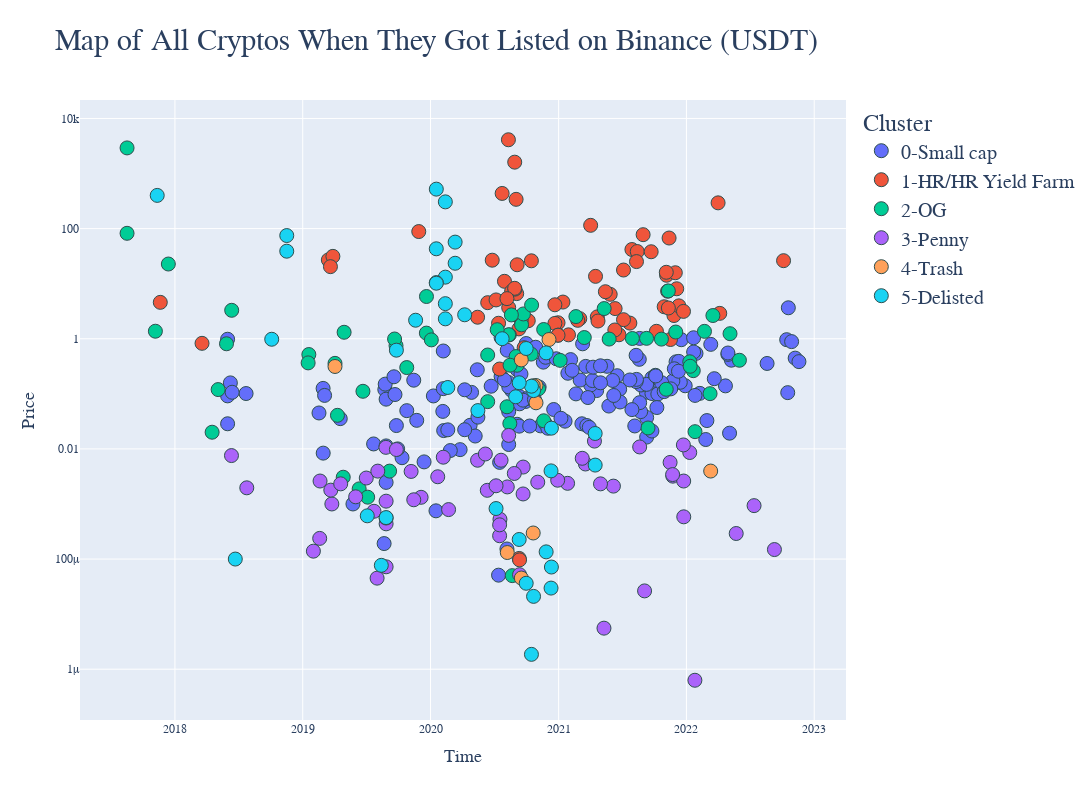

Notebook cell for this chart:
### Code cell
# Plot using plotly to map the time series of cryptos when it was created

fig = px.scatter(data_frame = crypto_age_kmeans.sort_values(by='Cluster'), 
                 x='Time', 
                 y='Price', 
                 log_y=True, 
                 title='Map of All Cryptos When They Got Listed on Binance (USDT)', 
                 hover_name='symbol', 
                 color='Cluster',
                 color_discrete_sequence=['#636EFA', '#EF553B', '#00CC96', '#AB63FA', '#FFA15A', '#19D3F3'],
                 width=1300, height=800
                 )
fig.update_yaxes(title_font=dict(size=18, family="Arial Black"), tickfont_family="Arial Black")
fig.update_xaxes(title_font=dict(size=18, family="Arial Black"), tickfont_family="Arial Black")
fig.update_layout(title_font_family="Arial Black", title_font_size=30)
fig.update_layout(legend_font_family="Arial Black", legend_font_size=20)

fig.update_traces(marker=dict(size=14,
                              line=dict(width=1,
                                        color='DarkSlateGrey')),
                  selector=dict(mode='markers'))

fig.update_layout(
    hoverlabel=dict(
        font_size=40,
        font_family="Rockwell"
    )
)
# Check this for reference https://plotly.com/python/colorscales/

fig.show()

### Figure 1 — Plotly figure (JSON) as saved in the notebook; plotly's stock layout.template omitted (floating-point values rounded to 4 significant figures; data arrays with more than 128 entries replaced by an {"elided": "..."} marker saying what was removed)
{"data": [{"hovertemplate": "<b>%{hovertext}</b><br><br>Cluster=0-Small cap<br>Time=%{x}<br>Price=%{y}<extra></extra>", "hovertext": {"elided": "162 str values"}, "legendgroup": "0-Small cap", "marker": {"color": "#636EFA", "line": {"color": "DarkSlateGrey", "width": 1}, "size": 14, "symbol": "circle"}, "mode": "markers", "name": "0-Small cap", "orientation": "v", "showlegend": true, "type": "scatter", "x": {"elided": "162 str values"}, "xaxis": "x", "y": {"elided": "162 float values"}, "yaxis": "y"}, {"hovertemplate": "<b>%{hovertext}</b><br><br>Cluster=1-HR/HR Yield Farm<br>Time=%{x}<br>Price=%{y}<extra></extra>", "hovertext": ["ATMUSDT", "JUVUSDT", "AUCTIONUSDT", "MKRUSDT", "AUTOUSDT", "MLNUSDT", "YFIUSDT", "DCRUSDT", "KP3RUSDT", "KSMUSDT", "BTCSTUSDT", "XMRUSDT", "PAXGUSDT", "RGTUSDT", "NMRUSDT", "AAVEUSDT", "PORTOUSDT", "BARUSDT", "PSGUSDT", "EGLDUSDT", "PYRUSDT", "BTGUSDT", "QNTUSDT", "QTUMUSDT", "QUICKUSDT", "RADUSDT", "BALUSDT", "LPTUSDT", "DASHUSDT", "BADGERUSDT", "BTCUPUSDT", "XVSUSDT", "REPUSDT", "ARUSDT", "YFIIUSDT", "TORNUSDT", "COMPUSDT", "TRBUSDT", "ZECUSDT", "TRXDOWNUSDT", "FXSUSDT", "CVXUSDT", "OGUSDT", "ETHUPUSDT", "NEOUSDT", "FORTHUSDT", "ALCXUSDT", "UMAUSDT", "FARMUSDT", "FIROUSDT", "DEXEUSDT", "ZENUSDT", "GMXUSDT", "GNOUSDT", "BIFIUSDT", "ACMUSDT", "ILVUSDT", "WNXMUSDT", "WINGUSDT", "BNBUPUSDT", "BONDUSDT", "HNTUSDT", "ASRUSDT", "ERNUSDT", "BNXUSDT", "ANYUSDT", "CITYUSDT", "MULTIUSDT", "ADAUPUSDT", "DOTDOWNUSDT", "GTCUSDT", "MOVRUSDT", "BCHUSDT"], "legendgroup": "1-HR/HR Yield Farm", "marker": {"color": "#EF553B", "line": {"color": "DarkSlateGrey", "width": 1}, "size": 14, "symbol": "circle"}, "mode": "markers", "name": "1-HR/HR Yield Farm", "orientation": "v", "showlegend": true, "type": "scatter", "x": ["2020-12-30T07:00:00", "2020-12-21T07:00:00", "2021-10-29T11:00:00", "2020-07-23T15:00:00", "2021-04-02T10:00:00", "2021-07-05T07:00:00", "2020-08-10T13:00:00", "2020-07-30T06:00:00", "2021-11-12T11:00:00", "2020-09-04T12:00:00", "2021-01-13T07:00:00", "2019-03-15T05:00:00", "2020-08-28T13:00:00", "2021-11-05T07:00:00", "2020-08-19T13:00:00", "2020-10-15T04:00:00", "2021-11-16T13:00:00", "2021-04-21T12:00:00", "2020-12-21T07:00:00", "2020-09-03T04:00:00", "2021-11-26T09:00:00", "2021-04-16T08:00:00", "2021-07-29T07:00:00", "2018-03-19T09:00:00", "2021-08-13T13:00:00", "2021-10-07T08:00:00", "2020-08-11T07:00:00", "2021-05-28T06:00:00", "2019-03-28T05:00:00", "2021-03-02T09:00:00", "2020-05-14T11:00:00", "2020-10-06T06:00:00", "2020-06-12T09:00:00", "2021-05-14T13:00:00", "2020-09-01T12:00:00", "2021-06-11T07:00:00", "2020-06-25T07:00:00", "2020-08-29T08:00:00", "2019-03-21T05:00:00", "2020-09-10T08:00:00", "2021-12-10T10:00:00", "2021-12-23T15:00:00", "2020-12-30T07:00:00", "2020-07-13T09:00:00", "2017-11-20T04:00:00", "2021-04-23T10:00:00", "2021-11-30T07:00:00", "2020-09-09T10:00:00", "2021-08-11T09:00:00", "2021-01-29T03:00:00", "2021-07-23T11:00:00", "2020-07-06T06:00:00", "2022-10-05T11:00:00", "2021-08-30T07:00:00", "2022-04-01T10:00:00", "2021-02-24T12:00:00", "2021-09-22T07:00:00", "2020-08-28T08:00:00", "2020-09-16T03:00:00", "2020-08-06T08:00:00", "2021-07-05T07:00:00", "2020-09-24T10:00:00", "2020-12-30T07:00:00", "2021-06-22T07:00:00", "2021-11-04T12:00:00", "2021-12-04T07:00:00", "2021-11-10T09:00:00", "2022-04-06T05:00:00", "2020-07-16T09:00:00", "2020-09-11T08:00:00", "2021-06-10T11:00:00", "2021-11-08T07:00:00", "2019-11-28T11:00:00"], "xaxis": "x", "y": [1.95, 1.9, 3.81, 435.2, 114.7, 17.7, 4106.0, 11.04, 67.48, 22.06, 4.64, 27.02, 1609, 14.21, 7.22, 26.03, 0.969, 2.5, 4.14, 6.602, 2.64, 13.58, 41.7, 0.826, 38.4, 1.366, 3.68, 6.41, 31.34, 2.32, 2.46, 2.126, 4.52, 7.147, 340, 3.53, 26.7, 7.97, 20.38, 0.0001027, 3.957, 3.14, 1.162, 1.912, 4.582, 2.1, 15.8, 1.51, 25.2, 1.178, 1.925, 5.07, 26.17, 77.6, 293.6, 2.16, 38, 8.24, 2.18, 5.356, 2.22, 0.688, 1.16, 1.181, 16.1, 8.08, 3.62, 2.89, 0.282, 9.66e-05, 1.444, 7.3, 88.4], "yaxis": "y"}, {"hovertemplate": "<b>%{hovertext}</b><br><br>Cluster=2-OG<br>Time=%{x}<br>Price=%{y}<extra></extra>", "hovertext": ["OPUSDT", "UNIUSDT", "AVAXUSDT", "UNFIUSDT", "ALGOUSDT", "ALICEUSDT", "ALPINEUSDT", "ANCUSDT", "ADAUSDT", "THETAUSDT", "ANTUSDT", "APEUSDT", "WAVESUSDT", "SUSHIUSDT", "SOLUSDT", "SNXUSDT", "ATOMUSDT", "SANTOSUSDT", "RUNEUSDT", "ROSEUSDT", "XRPUSDT", "XTZUSDT", "AXSUSDT", "SANDUSDT", "OMGUSDT", "BNBUSDT", "MATICUSDT", "MASKUSDT", "MANAUSDT", "FTMUSDT", "LUNAUSDT", "LTCUSDT", "GALAUSDT", "LRCUSDT", "LOKAUSDT", "GALUSDT", "CRVUSDT", "LINKUSDT", "GMTUSDT", "LAZIOUSDT", "KNCUSDT", "BUSDTRY", "CHZUSDT", "BUSDUSDT", "KAVAUSDT", "ICPUSDT", "IMXUSDT", "CELOUSDT", "GLMRUSDT", "FLOWUSDT", "FTTUSDT", "CAKEUSDT", "FILUSDT", "EOSUSDT", "DARUSDT", "DYDXUSDT", "ENSUSDT", "NEARUSDT", "ETCUSDT", "DOTUSDT", "ETHUSDT", "BTCUSDT", "EURUSDT", "DOGEUSDT"], "legendgroup": "2-OG", "marker": {"color": "#00CC96", "line": {"color": "DarkSlateGrey", "width": 1}, "size": 14, "symbol": "circle"}, "mode": "markers", "name": "2-OG", "orientation": "v", "showlegend": true, "type": "scatter", "x": ["2022-06-01T09:00:00", "2020-09-17T04:00:00", "2020-09-22T07:00:00", "2020-11-19T07:00:00", "2019-06-22T01:00:00", "2021-03-15T07:00:00", "2022-02-21T13:00:00", "2022-01-25T12:00:00", "2018-04-17T05:00:00", "2019-04-10T05:00:00", "2020-08-13T03:00:00", "2022-03-17T15:00:00", "2019-01-18T11:00:00", "2020-09-01T12:00:00", "2020-08-11T07:00:00", "2020-07-09T13:00:00", "2019-04-29T05:00:00", "2021-12-01T12:00:00", "2020-09-04T07:00:00", "2020-11-19T09:00:00", "2018-05-04T09:00:00", "2019-09-24T12:00:00", "2020-11-04T14:00:00", "2020-08-14T14:00:00", "2019-04-03T05:00:00", "2017-11-06T04:00:00", "2019-04-26T16:00:00", "2021-05-25T07:00:00", "2020-08-06T11:00:00", "2019-06-11T05:00:00", "2020-08-21T11:00:00", "2017-12-13T04:00:00", "2021-09-13T07:00:00", "2020-06-12T09:00:00", "2022-01-20T13:00:00", "2022-05-05T13:00:00", "2020-08-15T05:00:00", "2019-01-16T11:00:00", "2022-03-09T13:00:00", "2021-10-21T13:00:00", "2020-06-12T09:00:00", "2019-12-20T11:00:00", "2019-09-06T05:00:00", "2019-09-20T09:00:00", "2019-10-25T03:00:00", "2021-05-11T02:00:00", "2022-01-10T11:00:00", "2021-01-05T09:00:00", "2022-01-11T17:00:00", "2021-07-30T14:00:00", "2019-12-20T04:00:00", "2021-02-19T07:00:00", "2020-10-15T18:00:00", "2018-05-28T06:00:00", "2021-11-04T09:00:00", "2021-09-09T03:00:00", "2021-11-10T08:00:00", "2020-10-14T06:00:00", "2018-06-12T03:00:00", "2020-08-19T00:00:00", "2017-08-17T05:00:00", "2017-08-17T05:00:00", "2020-01-03T09:00:00", "2019-07-05T13:00:00"], "xaxis": "x", "y": [0.407, 1.792, 2.821, 1.472, 0.1112, 1.052, 1.362, 0.02056, 0.02009, 0.04071, 1.176, 2.642, 0.5171, 0.475, 1.183, 1.46, 1.311, 1.325, 0.3305, 0.03241, 0.1194, 0.75, 0.1234, 0.02889, 0.3576, 1.37, 0.00306, 0.987, 0.05822, 0.00188, 5e-05, 22.75, 0.02398, 0.07214, 0.2634, 1.236, 0.331, 0.3645, 0.1007, 0.9848, 0.507, 5.849, 0.00395, 0.9904, 0.2998, 3.532, 0.382, 0.405, 0.3165, 1.011, 1.266, 2.527, 4.08, 0.811, 0.121, 1.017, 7.39, 0.527, 3.286, 2.709, 82.17, 2919, 0.9536, 0.001329], "yaxis": "y"}, {"hovertemplate": "<b>%{hovertext}</b><br><br>Cluster=3-Penny<br>Time=%{x}<br>Price=%{y}<extra></extra>", "hovertext": ["CELRUSDT", "ARPAUSDT", "HOTUSDT", "TCTUSDT", "DENTUSDT", "CKBUSDT", "XVGUSDT", "GTOUSDT", "STMXUSDT", "XTZUPUSDT", "AKROUSDT", "TLMUSDT", "FORUSDT", "VETUSDT", "VTHOUSDT", "IOSTUSDT", "TRXUSDT", "FUNUSDT", "ANKRUSDT", "ADADOWNUSDT", "EPXUSDT", "ACHUSDT", "TROYUSDT", "AMPUSDT", "COSUSDT", "XECUSDT", "WINUSDT", "XRPDOWNUSDT", "SUNUSDT", "SPELLUSDT", "LEVERUSDT", "LINAUSDT", "LINKDOWNUSDT", "BTTUSDT", "REEFUSDT", "BTTCUSDT", "BTCDOWNUSDT", "QIUSDT", "LUNCUSDT", "PONDUSDT", "MBLUSDT", "IOTXUSDT", "OOKIUSDT", "PERLUSDT", "PEOPLEUSDT", "MDTUSDT", "MFTUSDT", "NBSUSDT", "ONEUSDT", "BTSUSDT", "RVNUSDT", "JASMYUSDT", "SLPUSDT", "JSTUSDT", "RSRUSDT", "SHIBUSDT", "DGBUSDT", "MITHUSDT", "KEYUSDT", "SCUSDT", "ZILUSDT"], "legendgroup": "3-Penny", "marker": {"color": "#AB63FA", "line": {"color": "DarkSlateGrey", "width": 1}, "size": 14, "symbol": "circle"}, "mode": "markers", "name": "3-Penny", "orientation": "v", "showlegend": true, "type": "scatter", "x": ["2019-03-25T05:00:00", "2019-11-06T15:00:00", "2019-02-18T11:00:00", "2020-01-21T15:00:00", "2019-08-27T05:00:00", "2021-01-26T13:00:00", "2021-06-06T11:00:00", "2019-07-01T12:00:00", "2020-06-11T04:00:00", "2020-08-07T08:00:00", "2020-11-02T08:00:00", "2021-04-13T07:00:00", "2021-08-20T11:00:00", "2018-07-25T05:00:00", "2020-07-17T10:00:00", "2019-03-22T05:00:00", "2018-06-11T12:00:00", "2019-08-27T05:00:00", "2019-07-23T15:00:00", "2020-07-16T09:00:00", "2022-05-23T05:00:00", "2022-01-10T11:00:00", "2019-12-05T03:00:00", "2021-11-23T07:00:00", "2019-08-03T11:00:00", "2021-09-03T11:00:00", "2019-08-01T11:00:00", "2020-09-11T08:00:00", "2020-09-21T15:00:00", "2021-12-24T09:00:00", "2022-07-13T05:00:00", "2021-03-18T13:00:00", "2020-07-16T09:00:00", "2019-01-31T11:00:00", "2020-12-29T07:00:00", "2022-01-25T05:00:00", "2020-05-14T11:00:00", "2021-11-15T09:00:00", "2022-09-09T09:00:00", "2021-03-09T09:00:00", "2020-02-21T15:00:00", "2019-11-14T04:00:00", "2021-12-24T04:59:59", "2019-08-26T13:00:00", "2021-12-23T07:00:00", "2020-06-05T15:00:00", "2019-08-27T05:00:00", "2020-09-21T11:00:00", "2019-06-01T05:00:00", "2020-02-06T11:00:00", "2019-09-25T13:00:00", "2021-11-22T13:00:00", "2021-04-30T13:00:00", "2020-08-11T07:00:00", "2020-08-27T08:00:00", "2021-05-10T12:00:00", "2020-07-20T13:00:00", "2019-04-19T11:00:00", "2019-08-27T05:00:00", "2020-07-06T06:00:00", "2019-02-19T12:00:00"], "xaxis": "x", "y": [0.001, 0.0039, 0.0002372, 0.00312, 7.23e-05, 0.00237, 0.00211, 0.00296, 0.00177, 0.00204, 0.00249, 0.01386, 0.01085, 0.001965, 0.000527, 0.001784, 0.00757, 0.001125, 0.000737, 0.000265, 0.000291, 0.0086, 0.001322, 0.0032, 0.00395, 2.641e-05, 4.5e-05, 5.2e-05, 0.00468, 0.0005846, 0.000933, 0.00532, 0.000418, 0.0001391, 0.002699, 6.3e-07, 0.006225, 0.00568, 0.0001488, 0.00675, 0.000791, 0.001192, 0.00261, 0.01067, 0.0118, 0.00808, 0.000436, 0.00152, 0.00135, 0.00707, 0.00974, 0.003419, 0.00232, 0.01759, 0.00358, 5.56e-06, 0.00623, 0.00232, 0.000556, 0.00214, 0.00261], "yaxis": "y"}, {"hovertemplate": "<b>%{hovertext}</b><br><br>Cluster=4-Trash<br>Time=%{x}<br>Price=%{y}<extra></extra>", "hovertext": ["LTCDOWNUSDT", "BCHUPUSDT", "BCHDOWNUSDT", "XTZDOWNUSDT", "FILDOWNUSDT", "FILUPUSDT", "LTCUPUSDT", "NBTUSDT", "SUSDUSDT", "NANOUSDT"], "legendgroup": "4-Trash", "marker": {"color": "#FFA15A", "line": {"color": "DarkSlateGrey", "width": 1}, "size": 14, "symbol": "circle"}, "mode": "markers", "name": "4-Trash", "orientation": "v", "showlegend": true, "type": "scatter", "x": ["2020-09-16T08:00:00", "2020-10-28T08:00:00", "2020-10-28T08:00:00", "2020-08-07T08:00:00", "2020-10-20T08:00:00", "2020-10-20T08:00:00", "2020-09-16T08:00:00", "2022-03-11T07:00:00", "2020-12-04T12:00:00", "2019-04-03T05:00:00"], "xaxis": "x", "y": [4.527e-05, 0.06874, 0.1416, 0.0001314, 0.0002973, 0.1398, 0.413, 0.00396, 0.9693, 0.3136], "yaxis": "y"}, {"hovertemplate": "<b>%{hovertext}</b><br><br>Cluster=5-Delisted<br>Time=%{x}<br>Price=%{y}<extra></extra>", "hovertext": ["XLMDOWNUSDT", "XLMUPUSDT", "BNBBULLUSDT", "AAVEUPUSDT", "EOSDOWNUSDT", "BNBBEARUSDT", "EOSBEARUSDT", "XRPBEARUSDT", "XRPBULLUSDT", "YFIUPUSDT", "BKRWUSDT", "YFIDOWNUSDT", "XZCUSDT", "EOSBULLUSDT", "AAVEDOWNUSDT", "1INCHUPUSDT", "VENUSDT", "DAIUSDT", "STORMUSDT", "BZRXUSDT", "STRATUSDT", "NPXSUSDT", "SUSHIDOWNUSDT", "SUSHIUPUSDT", "SXPDOWNUSDT", "SXPUPUSDT", "HCUSDT", "BULLUSDT", "EOSUPUSDT", "LENDUSDT", "BCHABCUSDT", "UNIDOWNUSDT", "UNIUPUSDT", "BCHSVUSDT", "MCOUSDT", "ETHBULLUSDT", "ETHBEARUSDT", "PAXUSDT", "ERDUSDT", "BEARUSDT", "BCCUSDT", "1INCHDOWNUSDT"], "legendgroup": "5-Delisted", "marker": {"color": "#19D3F3", "line": {"color": "DarkSlateGrey", "width": 1}, "size": 14, "symbol": "circle"}, "mode": "markers", "name": "5-Delisted", "orientation": "v", "showlegend": true, "type": "scatter", "x": ["2020-12-11T08:00:00", "2020-12-11T08:00:00", "2020-03-11T08:00:00", "2020-11-26T08:00:00", "2020-09-10T08:00:00", "2020-03-11T08:00:00", "2020-02-12T09:00:00", "2020-02-12T09:00:00", "2020-02-12T09:00:00", "2020-10-21T08:00:00", "2020-07-06T06:00:00", "2020-10-21T08:00:00", "2020-04-07T14:00:00", "2020-02-12T09:00:00", "2020-11-26T08:00:00", "2021-04-15T08:00:00", "2018-06-22T09:00:00", "2020-07-23T15:00:00", "2019-08-27T05:00:00", "2020-08-31T08:00:00", "2020-02-19T10:00:00", "2019-08-13T12:00:00", "2020-12-10T08:00:00", "2020-12-10T08:00:00", "2020-10-15T08:00:00", "2020-10-15T08:00:00", "2019-09-25T13:00:00", "2020-01-17T13:00:00", "2020-09-10T08:00:00", "2020-05-15T09:00:00", "2018-11-16T09:00:00", "2020-09-30T08:00:00", "2020-09-30T08:00:00", "2018-11-16T09:00:00", "2019-11-19T11:00:00", "2020-01-17T12:35:30", "2020-01-17T12:35:47", "2018-10-04T11:00:00", "2019-07-04T09:00:00", "2020-01-17T13:00:00", "2017-11-11T09:00:00", "2021-04-15T08:00:00"], "xaxis": "x", "y": [7.16e-05, 0.02379, 23.5, 0.554, 0.0002267, 56.83, 13.14, 306, 4.34, 0.1144, 0.0008264, 2.1e-05, 2.726, 2.3, 0.000135, 0.01905, 0.0001, 1.002, 0.000566, 0.0884, 0.1305, 7.69e-05, 2.97e-05, 0.003989, 1.86e-06, 0.1377, 0.6203, 520.8, 0.1588, 0.04966, 74.82, 3.632e-05, 0.665, 38.9, 2.17, 43, 10.47, 0.9795, 0.0006096, 10.2, 400.8, 0.005085], "yaxis": "y"}], "layout": {"height": 800, "hoverlabel": {"font": {"family": "Rockwell", "size": 40}}, "legend": {"font": {"family": "Arial Black", "size": 20}, "title": {"text": "Cluster"}, "tracegroupgap": 0}, "title": {"font": {"family": "Arial Black", "size": 30}, "text": "Map of All Cryptos When They Got Listed on Binance (USDT)"}, "width": 1300, "xaxis": {"anchor": "y", "domain": [0, 1], "tickfont": {"family": "Arial Black"}, "title": {"font": {"family": "Arial Black", "size": 18}, "text": "Time"}}, "yaxis": {"anchor": "x", "domain": [0, 1], "tickfont": {"family": "Arial Black"}, "title": {"font": {"family": "Arial Black", "size": 18}, "text": "Price"}, "type": "log"}}}
